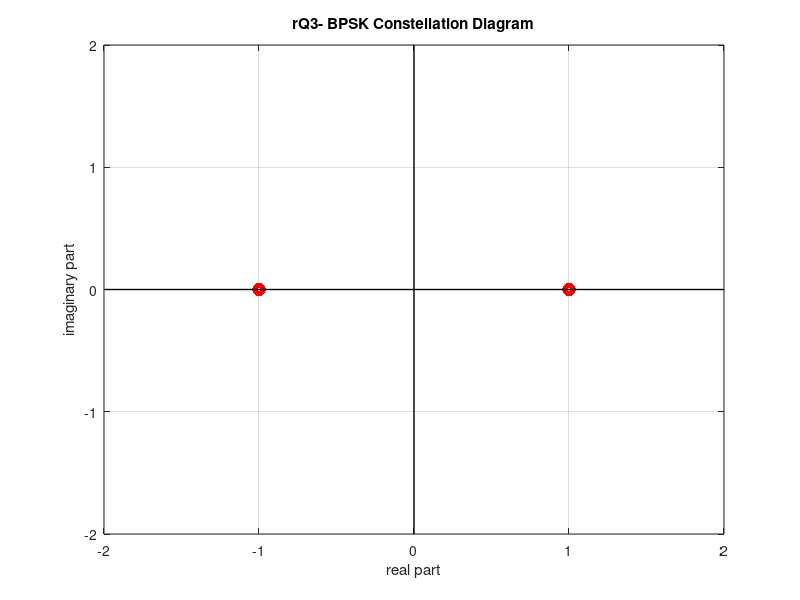

Source code (MATLAB):
%-----------Question 3 BPSK Constellation------
clc 
clear all
close all
num_symbols=10000;
int_symbols=randi([1,2],1,num_symbols);
%100000 random numbers in the range 1 to 2
bpsk_symbols=zeros(size(int_symbols));
bpsk_symbols(int_symbols==1)=1;
bpsk_symbols(int_symbols==2)=-1;

plot(real(bpsk_symbols),imag(bpsk_symbols),'ored','linewidth',3);
xlim([-2 2]);
ylim([-2 2]);
line(xlim,[0 0], 'color', 'k', 'linewidth',1)  % for x-axis
line([0 0],ylim, 'color', 'k', 'linewidth',1)  % for y-axis

 
grid on
title('rQ3- BPSK Constellation Diagram');
xlabel('real part');
ylabel('imaginary part');
